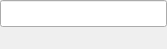
<?xml version="1.0" encoding="UTF-8"?>
<ui version="4.0">
 <class>TimeWidget</class>
 <widget class="QWidget" name="TimeWidget">
  <property name="geometry">
   <rect>
    <x>0</x>
    <y>0</y>
    <width>167</width>
    <height>49</height>
   </rect>
  </property>
  <property name="sizePolicy">
   <sizepolicy hsizetype="MinimumExpanding" vsizetype="Minimum">
    <horstretch>0</horstretch>
    <verstretch>0</verstretch>
   </sizepolicy>
  </property>
  <property name="minimumSize">
   <size>
    <width>167</width>
    <height>49</height>
   </size>
  </property>
  <layout class="QVBoxLayout" name="verticalLayout">
   <property name="spacing">
    <number>0</number>
   </property>
   <property name="sizeConstraint">
    <enum>QLayout::SetDefaultConstraint</enum>
   </property>
   <property name="leftMargin">
    <number>0</number>
   </property>
   <property name="topMargin">
    <number>0</number>
   </property>
   <property name="rightMargin">
    <number>0</number>
   </property>
   <property name="bottomMargin">
    <number>0</number>
   </property>
   <item>
    <widget class="EditableTimeCode" name="timeEdit">
     <property name="sizePolicy">
      <sizepolicy hsizetype="Expanding" vsizetype="Minimum">
       <horstretch>0</horstretch>
       <verstretch>0</verstretch>
      </sizepolicy>
     </property>
     <property name="font">
      <font>
       <pointsize>12</pointsize>
      </font>
     </property>
     <property name="focusPolicy">
      <enum>Qt::ClickFocus</enum>
     </property>
     <property name="alignment">
      <set>Qt::AlignCenter</set>
     </property>
     <property name="readOnly">
      <bool>false</bool>
     </property>
    </widget>
   </item>
   <item>
    <widget class="QLabel" name="frameEdit">
     <property name="text">
      <string/>
     </property>
     <property name="scaledContents">
      <bool>true</bool>
     </property>
     <property name="alignment">
      <set>Qt::AlignCenter</set>
     </property>
    </widget>
   </item>
  </layout>
 </widget>
 <customwidgets>
  <customwidget>
   <class>EditableTimeCode</class>
   <extends>QLineEdit</extends>
   <header>libvideostitch-gui/widgets/editabletimecode.hpp</header>
  </customwidget>
 </customwidgets>
 <resources/>
 <connections/>
</ui>
